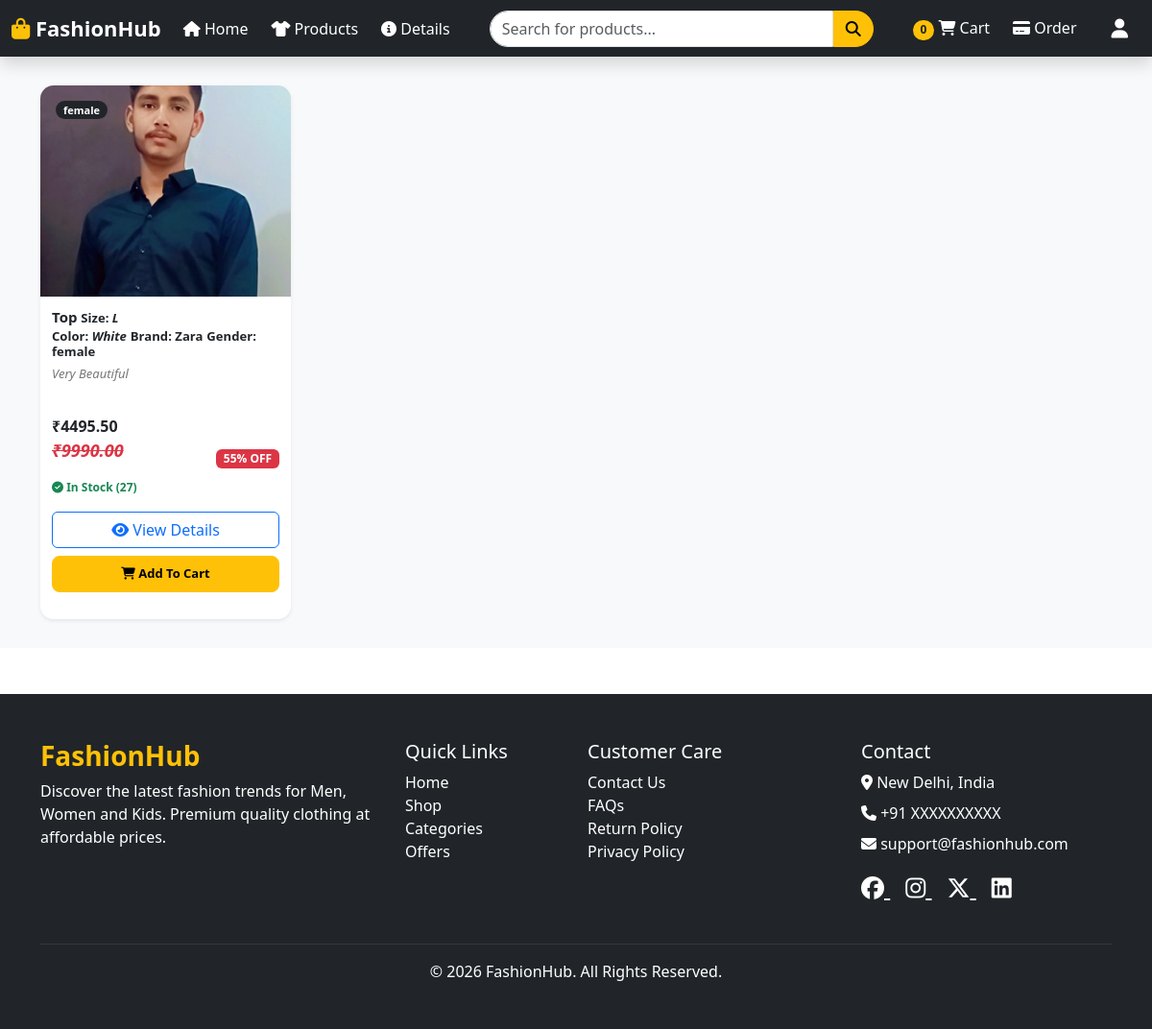
Screenshot of /women/ with the database file from the repository.
### AppApi/models.py (models this page shows, shortened)
class Product(models.Model):
    name = models.CharField(max_length=200)
    category = models.CharField(max_length=100)
    gender = models.CharField(
        max_length=15,
        choices=GENDER_CHOICES
    )
    description = models.TextField()
    price = models.DecimalField(max_digits=10, decimal_places=2)
    discount = models.IntegerField(default=0)
    image = models.ImageField(upload_to='products/')
    stock = models.PositiveIntegerField(default=0)
    size = models.CharField(
            max_length=4,
            choices=SIZE_CHOICES
        )
    color = models.CharField(max_length=50, blank=True)
    brand = models.CharField(max_length=100, blank=True)
    sku = models.CharField(max_length=100, unique=True)
    created_at = models.DateTimeField(auto_now_add=True)

### CodeAlpha/frontend_view.py (the view)
# urls.py: path('women/',frontend_view.women,name='women'),
def women(request):
    products = Product.objects.filter(gender='female')
    for product in products:
                 product.name = product.name.capitalize()
                 product.color = product.color.capitalize()
                 product.brand = product.brand.capitalize()
                 product.size = product.size.upper()
                 product.description = product.description.title()
                 product.discount_price = product.price - (product.price * product.discount / 100)
    return render(request, "women.html", {"products": products})

### templates/women.html
{% include "header.html" %}
{% include "product_section.html" %}
{% include "footer.html" %}

### templates/product_section.html (shortened to what this page needs)
{% load static %}
<link rel="stylesheet" href="{% static 'products.css' %}">
<section class="products-section">
    <div class="container">
    <div class="row g-4">
        {% for product in products %}
        <div class="col-6 col-md-6 col-lg-4 col-xl-3">
            <div class="card product-card shadow-sm h-100">
                <div class="product-image-wrapper">
                    {% if product.image %}
                    <img src="{{ product.image.url }}"
                         class="product-image"
                         alt="{{ product.name }}">
                    {% endif %}
                    <span class="badge bg-dark position-absolute top-0 start-0 m-3 gender-badge">
                        {{ product.gender  }}
                    </span>
                </div>
                <div class="product-info">
                    <h6 class="product-name">
                        <b>{{ product.name }}</b>  <small>Size: <i>{{ product.size }}</i></small>
                        <br>
                        <small>Color: <i>{{ product.color }}</i></small>
                        <small>Brand: {{ product.brand }}</small>
                        <small>Gender: {{ product.gender }}</small>
                    </h6>
                    <p class="product-description">
                        <i>{{ product.description  }}</i>
                    </p>
                <strong>
                            ₹{{ product.discount_price}}
                        </strong>
                    <div class="d-flex justify-content-between align-items-center ">
                        <span class="product-price">
                            <p style="text-decoration: line-through;"><i>₹{{ product.price }} </i></p>
                        </span>
                        {% if product.discount %}
                            <span class="badge bg-danger">
                                {{ product.discount }}% OFF
                            </span>
                        {% endif %}
                    </div>
                    {% if product.stock > 0 %}
                        <p class="stock-text mb-3">
                            <i class="fa-solid fa-circle-check"></i>
                            In Stock ({{ product.stock }})
                        </p>
                    {% else %}
                        <p class="text-danger fw-bold mb-3">
                            <i class="fa-solid fa-circle-xmark"></i>
                            Out of Stock
                        </p>
                    {% endif %}
                    <div class="d-grid gap-2">
                        <a href="{% url 'products_details' %}"
                           class="btn btn-outline-primary">
                            <i class="fa-solid fa-eye"></i>
                            View Details
                        </a>
                        {% if product.stock > 0 %}
                        <form method="POST" action="{% url 'add_to_cart' product.id %}">
                            <button type="submit" class="btn btn-warning cart-btn w-100">
                                <i class="fa-solid fa-cart-shopping"></i>
                                Add To Cart
                            </button>
                        </form>
                        {% else %}
                        <button class="btn btn-secondary cart-btn"
                                disabled>
                            Out of Stock
                        </button>
                        {% endif %}
                    </div>
                </div>
            </div>
        </div>
        {% endfor %}
    </div>
    </div>
</section>

### static/products.css (style rules this page uses)
.products-section { padding: 30px 0; background: #f8f9fa; }
.product-card { border: none; border-radius: 14px; overflow: hidden; transition: 0.3s ease; background: #fff; }
.product-image-wrapper { position: relative; overflow: hidden; background: #f1f1f1; }
.product-image { width: 100%; height: 220px; object-fit: cover; transition: transform 0.4s ease; }
.product-info { padding: 12px; }
.product-name { font-size: 15px; font-weight: 600; margin-bottom: 6px; }
.product-description { font-size: 13px; color: #777; min-height: 36px; }
.product-price { font-size: 18px; font-weight: 700; color: #dc3545; }
.gender-badge { font-size: 11px; padding: 4px 8px; border-radius: 20px; }
.stock-text { font-size: 12px; color: #198754; font-weight: 600; }
.cart-btn { border-radius: 8px; font-weight: 600; padding: 8px; font-size: 13px; transition: 0.3s; }

### rows the page displays
Product: image (picture), gender "female", name "Top", size "L", color "White", brand "Zara", description "Very Beautiful", discount_price "4495.50", price "9990.00", discount "55", stock "27", shows "Add To Cart"
